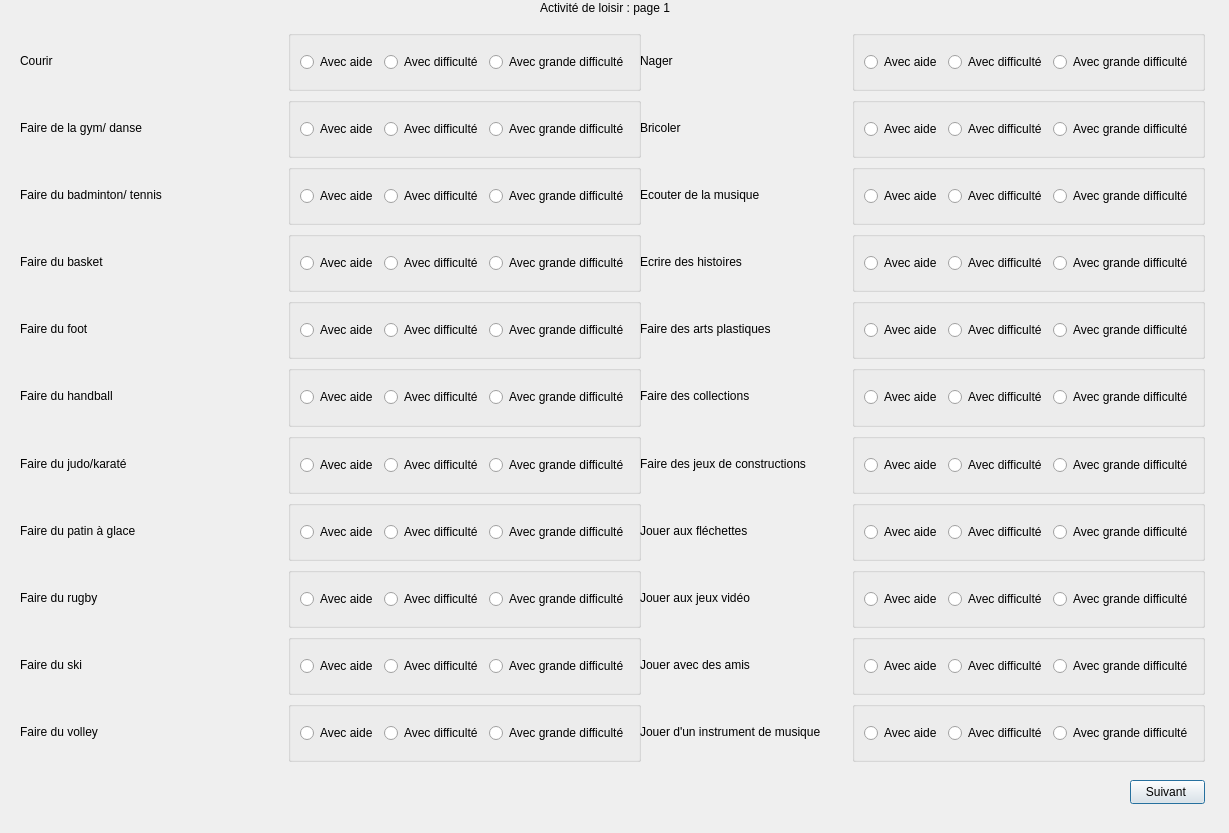
<?xml version="1.0" encoding="UTF-8"?>
<ui version="4.0">
 <class>Interface4_5</class>
 <widget class="QDialog" name="Interface4_5">
  <property name="geometry">
   <rect>
    <x>0</x>
    <y>0</y>
    <width>1229</width>
    <height>833</height>
   </rect>
  </property>
  <property name="windowTitle">
   <string>Dialog</string>
  </property>
  <widget class="QWidget" name="gridLayoutWidget_2">
   <property name="geometry">
    <rect>
     <x>20</x>
     <y>30</y>
     <width>621</width>
     <height>732</height>
    </rect>
   </property>
   <layout class="QGridLayout" name="gridLayout_2">
    <item row="7" column="0">
     <widget class="QLabel" name="labelFairePatinGlace">
      <property name="text">
       <string>Faire du patin à glace</string>
      </property>
     </widget>
    </item>
    <item row="10" column="0">
     <widget class="QLabel" name="labelFaireVolley">
      <property name="text">
       <string>Faire du volley</string>
      </property>
     </widget>
    </item>
    <item row="3" column="1">
     <widget class="QGroupBox" name="groupBox_57">
      <property name="title">
       <string/>
      </property>
      <layout class="QHBoxLayout" name="horizontalLayout_37">
       <item>
        <widget class="QRadioButton" name="radioButtonFaireBasketAide">
         <property name="text">
          <string>Avec aide</string>
         </property>
        </widget>
       </item>
       <item>
        <widget class="QRadioButton" name="radioButtonFaireBasketDifficulte">
         <property name="text">
          <string>Avec difficulté</string>
         </property>
        </widget>
       </item>
       <item>
        <widget class="QRadioButton" name="radioButtonFaireBasketGrandeDifficulte">
         <property name="text">
          <string>Avec grande difficulté</string>
         </property>
        </widget>
       </item>
      </layout>
     </widget>
    </item>
    <item row="6" column="1">
     <widget class="QGroupBox" name="groupBox_60">
      <property name="title">
       <string/>
      </property>
      <layout class="QHBoxLayout" name="horizontalLayout_40">
       <item>
        <widget class="QRadioButton" name="radioButtonFaireJudoKarateAide">
         <property name="text">
          <string>Avec aide</string>
         </property>
        </widget>
       </item>
       <item>
        <widget class="QRadioButton" name="radioButtonFaireJudoKarateDifficulte">
         <property name="text">
          <string>Avec difficulté</string>
         </property>
        </widget>
       </item>
       <item>
        <widget class="QRadioButton" name="radioButtonFaireJudoKarateGrandeDifficulte">
         <property name="text">
          <string>Avec grande difficulté</string>
         </property>
        </widget>
       </item>
      </layout>
     </widget>
    </item>
    <item row="3" column="0">
     <widget class="QLabel" name="labelFaireBasket">
      <property name="text">
       <string>Faire du basket</string>
      </property>
     </widget>
    </item>
    <item row="0" column="0">
     <widget class="QLabel" name="labelCourir">
      <property name="text">
       <string>Courir</string>
      </property>
     </widget>
    </item>
    <item row="5" column="1">
     <widget class="QGroupBox" name="groupBox_59">
      <property name="title">
       <string/>
      </property>
      <layout class="QHBoxLayout" name="horizontalLayout_39">
       <item>
        <widget class="QRadioButton" name="radioButtonFaireHandballAide">
         <property name="text">
          <string>Avec aide</string>
         </property>
        </widget>
       </item>
       <item>
        <widget class="QRadioButton" name="radioButtonFaireHandballDifficulte">
         <property name="text">
          <string>Avec difficulté</string>
         </property>
        </widget>
       </item>
       <item>
        <widget class="QRadioButton" name="radioButtonFaireHandballGrandeDifficulte">
         <property name="text">
          <string>Avec grande difficulté</string>
         </property>
        </widget>
       </item>
      </layout>
     </widget>
    </item>
    <item row="8" column="0">
     <widget class="QLabel" name="labelFaireRugby">
      <property name="text">
       <string>Faire du rugby </string>
      </property>
     </widget>
    </item>
    <item row="1" column="0">
     <widget class="QLabel" name="labelFaireGymDanse">
      <property name="text">
       <string>Faire de la gym/ danse</string>
      </property>
     </widget>
    </item>
    <item row="4" column="1">
     <widget class="QGroupBox" name="groupBox_58">
      <property name="title">
       <string/>
      </property>
      <layout class="QHBoxLayout" name="horizontalLayout_38">
       <item>
        <widget class="QRadioButton" name="radioButtonFaireFootAide">
         <property name="text">
          <string>Avec aide</string>
         </property>
        </widget>
       </item>
       <item>
        <widget class="QRadioButton" name="radioButtonFaireFootDifficulte">
         <property name="text">
          <string>Avec difficulté</string>
         </property>
        </widget>
       </item>
       <item>
        <widget class="QRadioButton" name="radioButtonFaireFootGrandeDifficulte">
         <property name="text">
          <string>Avec grande difficulté</string>
         </property>
        </widget>
       </item>
      </layout>
     </widget>
    </item>
    <item row="9" column="1">
     <widget class="QGroupBox" name="groupBox_63">
      <property name="title">
       <string/>
      </property>
      <layout class="QHBoxLayout" name="horizontalLayout_43">
       <item>
        <widget class="QRadioButton" name="radioButtonFaireSkiAide">
         <property name="text">
          <string>Avec aide</string>
         </property>
        </widget>
       </item>
       <item>
        <widget class="QRadioButton" name="radioButtonFaireSkiDifficulte">
         <property name="text">
          <string>Avec difficulté</string>
         </property>
        </widget>
       </item>
       <item>
        <widget class="QRadioButton" name="radioButtonFaireSkiGrandeDifficulte">
         <property name="text">
          <string>Avec grande difficulté</string>
         </property>
        </widget>
       </item>
      </layout>
     </widget>
    </item>
    <item row="6" column="0">
     <widget class="QLabel" name="labelFaireJudoKarate">
      <property name="text">
       <string>Faire du judo/karaté </string>
      </property>
     </widget>
    </item>
    <item row="8" column="1">
     <widget class="QGroupBox" name="groupBox_62">
      <property name="title">
       <string/>
      </property>
      <layout class="QHBoxLayout" name="horizontalLayout_42">
       <item>
        <widget class="QRadioButton" name="radioButtonFaireRugbyAide">
         <property name="text">
          <string>Avec aide</string>
         </property>
        </widget>
       </item>
       <item>
        <widget class="QRadioButton" name="radioButtonFaireRugbyDifficulte">
         <property name="text">
          <string>Avec difficulté</string>
         </property>
        </widget>
       </item>
       <item>
        <widget class="QRadioButton" name="radioButtonFaireRugbyGrandeDifficulte">
         <property name="text">
          <string>Avec grande difficulté</string>
         </property>
        </widget>
       </item>
      </layout>
     </widget>
    </item>
    <item row="7" column="1">
     <widget class="QGroupBox" name="groupBox_61">
      <property name="title">
       <string/>
      </property>
      <layout class="QHBoxLayout" name="horizontalLayout_41">
       <item>
        <widget class="QRadioButton" name="radioButtonFairePatinGlaceAide">
         <property name="text">
          <string>Avec aide</string>
         </property>
        </widget>
       </item>
       <item>
        <widget class="QRadioButton" name="radioButtonFairePatinGlaceDifficulte">
         <property name="text">
          <string>Avec difficulté</string>
         </property>
        </widget>
       </item>
       <item>
        <widget class="QRadioButton" name="radioButtonFairePatinGlaceGrandeDifficulte">
         <property name="text">
          <string>Avec grande difficulté</string>
         </property>
        </widget>
       </item>
      </layout>
     </widget>
    </item>
    <item row="5" column="0">
     <widget class="QLabel" name="labelFaireHandball">
      <property name="text">
       <string>Faire du handball</string>
      </property>
     </widget>
    </item>
    <item row="10" column="1">
     <widget class="QGroupBox" name="groupBox_64">
      <property name="title">
       <string/>
      </property>
      <layout class="QHBoxLayout" name="horizontalLayout_44">
       <item>
        <widget class="QRadioButton" name="radioButtonFaireVolleyAide">
         <property name="text">
          <string>Avec aide</string>
         </property>
        </widget>
       </item>
       <item>
        <widget class="QRadioButton" name="radioButtonFaireVolleyDifficulte">
         <property name="text">
          <string>Avec difficulté</string>
         </property>
        </widget>
       </item>
       <item>
        <widget class="QRadioButton" name="radioButtonFaireVolleyGrandeDifficulte">
         <property name="text">
          <string>Avec grande difficulté</string>
         </property>
        </widget>
       </item>
      </layout>
     </widget>
    </item>
    <item row="9" column="0">
     <widget class="QLabel" name="labelFaireSki">
      <property name="text">
       <string>Faire du ski </string>
      </property>
     </widget>
    </item>
    <item row="4" column="0">
     <widget class="QLabel" name="labelFaireFoot">
      <property name="text">
       <string>Faire du foot</string>
      </property>
     </widget>
    </item>
    <item row="0" column="1">
     <widget class="QGroupBox" name="groupBox_54">
      <property name="title">
       <string/>
      </property>
      <layout class="QHBoxLayout" name="horizontalLayout_34">
       <item>
        <widget class="QRadioButton" name="radioButtonCourirAide">
         <property name="text">
          <string>Avec aide</string>
         </property>
        </widget>
       </item>
       <item>
        <widget class="QRadioButton" name="radioButtonCourirDifficulte">
         <property name="text">
          <string>Avec difficulté</string>
         </property>
        </widget>
       </item>
       <item>
        <widget class="QRadioButton" name="radioButtonCourirGrandeDifficulte">
         <property name="text">
          <string>Avec grande difficulté</string>
         </property>
        </widget>
       </item>
      </layout>
     </widget>
    </item>
    <item row="1" column="1">
     <widget class="QGroupBox" name="groupBox_55">
      <property name="title">
       <string/>
      </property>
      <layout class="QHBoxLayout" name="horizontalLayout_35">
       <item>
        <widget class="QRadioButton" name="radioButtonFaireGymDanseAide">
         <property name="text">
          <string>Avec aide</string>
         </property>
        </widget>
       </item>
       <item>
        <widget class="QRadioButton" name="radioButtonFaireGymDanseDifficulte">
         <property name="text">
          <string>Avec difficulté</string>
         </property>
        </widget>
       </item>
       <item>
        <widget class="QRadioButton" name="radioButtonFaireGymDanseGrandeDifficulte">
         <property name="text">
          <string>Avec grande difficulté</string>
         </property>
        </widget>
       </item>
      </layout>
     </widget>
    </item>
    <item row="2" column="0">
     <widget class="QLabel" name="labelFaireBadmintonTennis">
      <property name="text">
       <string>Faire du badminton/ tennis</string>
      </property>
     </widget>
    </item>
    <item row="2" column="1">
     <widget class="QGroupBox" name="groupBox_56">
      <property name="title">
       <string/>
      </property>
      <layout class="QHBoxLayout" name="horizontalLayout_36">
       <item>
        <widget class="QRadioButton" name="radioButtonFaireBadmintonTennisAide">
         <property name="text">
          <string>Avec aide</string>
         </property>
        </widget>
       </item>
       <item>
        <widget class="QRadioButton" name="radioButtonFaireBadmintonTennisDifficulte">
         <property name="text">
          <string>Avec difficulté</string>
         </property>
        </widget>
       </item>
       <item>
        <widget class="QRadioButton" name="radioButtonFaireBadmintonTennisGrandeDifficulte">
         <property name="text">
          <string>Avec grande difficulté</string>
         </property>
        </widget>
       </item>
      </layout>
     </widget>
    </item>
   </layout>
  </widget>
  <widget class="QWidget" name="gridLayoutWidget">
   <property name="geometry">
    <rect>
     <x>640</x>
     <y>30</y>
     <width>565</width>
     <height>732</height>
    </rect>
   </property>
   <layout class="QGridLayout" name="gridLayout">
    <item row="8" column="0">
     <widget class="QLabel" name="labelJouerJeuxVideos">
      <property name="text">
       <string>Jouer aux jeux vidéo </string>
      </property>
     </widget>
    </item>
    <item row="3" column="1">
     <widget class="QGroupBox" name="groupBox_41">
      <property name="title">
       <string/>
      </property>
      <layout class="QHBoxLayout" name="horizontalLayout_21">
       <item>
        <widget class="QRadioButton" name="radioButtonEcrireHistoiresAide">
         <property name="text">
          <string>Avec aide</string>
         </property>
        </widget>
       </item>
       <item>
        <widget class="QRadioButton" name="radioButtonEcrireHistoiresDifficulte">
         <property name="text">
          <string>Avec difficulté</string>
         </property>
        </widget>
       </item>
       <item>
        <widget class="QRadioButton" name="radioButtonEcrireHistoiresGrandeDifficulte">
         <property name="text">
          <string>Avec grande difficulté</string>
         </property>
        </widget>
       </item>
      </layout>
     </widget>
    </item>
    <item row="9" column="0">
     <widget class="QLabel" name="labelJouerAvecAmis">
      <property name="text">
       <string>Jouer avec des amis </string>
      </property>
     </widget>
    </item>
    <item row="1" column="0">
     <widget class="QLabel" name="labelBricoler">
      <property name="text">
       <string>Bricoler </string>
      </property>
     </widget>
    </item>
    <item row="2" column="1">
     <widget class="QGroupBox" name="groupBox_40">
      <property name="title">
       <string/>
      </property>
      <layout class="QHBoxLayout" name="horizontalLayout_20">
       <item>
        <widget class="QRadioButton" name="radioButtonEcouterMusiqueAide">
         <property name="text">
          <string>Avec aide</string>
         </property>
        </widget>
       </item>
       <item>
        <widget class="QRadioButton" name="radioButtonEcouterMusiqueDifficulte">
         <property name="text">
          <string>Avec difficulté</string>
         </property>
        </widget>
       </item>
       <item>
        <widget class="QRadioButton" name="radioButtonEcouterMusiqueGrandeDifficulte">
         <property name="text">
          <string>Avec grande difficulté</string>
         </property>
        </widget>
       </item>
      </layout>
     </widget>
    </item>
    <item row="10" column="1">
     <widget class="QGroupBox" name="groupBox_48">
      <property name="title">
       <string/>
      </property>
      <layout class="QHBoxLayout" name="horizontalLayout_28">
       <item>
        <widget class="QRadioButton" name="radioButtonJouerInstrumentMusiqueAide">
         <property name="text">
          <string>Avec aide</string>
         </property>
        </widget>
       </item>
       <item>
        <widget class="QRadioButton" name="radioButtonJouerInstrumentMusiqueDifficulte">
         <property name="text">
          <string>Avec difficulté</string>
         </property>
        </widget>
       </item>
       <item>
        <widget class="QRadioButton" name="radioButtonJouerInstrumentMusiqueGrandeDifficulte">
         <property name="text">
          <string>Avec grande difficulté</string>
         </property>
        </widget>
       </item>
      </layout>
     </widget>
    </item>
    <item row="6" column="1">
     <widget class="QGroupBox" name="groupBox_44">
      <property name="title">
       <string/>
      </property>
      <layout class="QHBoxLayout" name="horizontalLayout_24">
       <item>
        <widget class="QRadioButton" name="radioButtonFaireJeuxConstructionAide">
         <property name="text">
          <string>Avec aide</string>
         </property>
        </widget>
       </item>
       <item>
        <widget class="QRadioButton" name="radioButtonFaireJeuxConstructionDifficulte">
         <property name="text">
          <string>Avec difficulté</string>
         </property>
        </widget>
       </item>
       <item>
        <widget class="QRadioButton" name="radioButtonFaireJeuxConstructionGrandeDifficulte">
         <property name="text">
          <string>Avec grande difficulté</string>
         </property>
        </widget>
       </item>
      </layout>
     </widget>
    </item>
    <item row="8" column="1">
     <widget class="QGroupBox" name="groupBox_46">
      <property name="title">
       <string/>
      </property>
      <layout class="QHBoxLayout" name="horizontalLayout_26">
       <item>
        <widget class="QRadioButton" name="radioButtonJouerJeuxVideosAide">
         <property name="text">
          <string>Avec aide</string>
         </property>
        </widget>
       </item>
       <item>
        <widget class="QRadioButton" name="radioButtonJouerJeuxVideosDifficulte">
         <property name="text">
          <string>Avec difficulté</string>
         </property>
        </widget>
       </item>
       <item>
        <widget class="QRadioButton" name="radioButtonJouerJeuxVideosGrandeDifficulte">
         <property name="text">
          <string>Avec grande difficulté</string>
         </property>
        </widget>
       </item>
      </layout>
     </widget>
    </item>
    <item row="0" column="1">
     <widget class="QGroupBox" name="groupBox_38">
      <property name="title">
       <string/>
      </property>
      <layout class="QHBoxLayout" name="horizontalLayout_18">
       <item>
        <widget class="QRadioButton" name="radioButtonNagerAide">
         <property name="text">
          <string>Avec aide</string>
         </property>
        </widget>
       </item>
       <item>
        <widget class="QRadioButton" name="radioButtonNagerDifficulte">
         <property name="text">
          <string>Avec difficulté</string>
         </property>
        </widget>
       </item>
       <item>
        <widget class="QRadioButton" name="radioButtonNagerGrandeDifficulte">
         <property name="text">
          <string>Avec grande difficulté</string>
         </property>
        </widget>
       </item>
      </layout>
     </widget>
    </item>
    <item row="6" column="0">
     <widget class="QLabel" name="labelFaireJeuxConstruction">
      <property name="text">
       <string>Faire des jeux de constructions </string>
      </property>
     </widget>
    </item>
    <item row="4" column="1">
     <widget class="QGroupBox" name="groupBox_42">
      <property name="title">
       <string/>
      </property>
      <layout class="QHBoxLayout" name="horizontalLayout_22">
       <item>
        <widget class="QRadioButton" name="radioButtonFaireArtsPlastiquesAide">
         <property name="text">
          <string>Avec aide</string>
         </property>
        </widget>
       </item>
       <item>
        <widget class="QRadioButton" name="radioButtonFaireArtsPlastiquesDifficulte">
         <property name="text">
          <string>Avec difficulté</string>
         </property>
        </widget>
       </item>
       <item>
        <widget class="QRadioButton" name="radioButtonFaireArtsPlastiquesGrandeDifficulte">
         <property name="text">
          <string>Avec grande difficulté</string>
         </property>
        </widget>
       </item>
      </layout>
     </widget>
    </item>
    <item row="5" column="1">
     <widget class="QGroupBox" name="groupBox_43">
      <property name="title">
       <string/>
      </property>
      <layout class="QHBoxLayout" name="horizontalLayout_23">
       <item>
        <widget class="QRadioButton" name="radioButtonFaireCollectionsAide">
         <property name="text">
          <string>Avec aide</string>
         </property>
        </widget>
       </item>
       <item>
        <widget class="QRadioButton" name="radioButtonFaireCollectionsDifficulte">
         <property name="text">
          <string>Avec difficulté</string>
         </property>
        </widget>
       </item>
       <item>
        <widget class="QRadioButton" name="radioButtonFaireCollectionsGrandeDifficulte">
         <property name="text">
          <string>Avec grande difficulté</string>
         </property>
        </widget>
       </item>
      </layout>
     </widget>
    </item>
    <item row="4" column="0">
     <widget class="QLabel" name="labelFaireArtsPlastiques">
      <property name="text">
       <string>Faire des arts plastiques</string>
      </property>
     </widget>
    </item>
    <item row="7" column="1">
     <widget class="QGroupBox" name="groupBox_45">
      <property name="title">
       <string/>
      </property>
      <layout class="QHBoxLayout" name="horizontalLayout_25">
       <item>
        <widget class="QRadioButton" name="radioButtonJouerFlechettesAide">
         <property name="text">
          <string>Avec aide</string>
         </property>
        </widget>
       </item>
       <item>
        <widget class="QRadioButton" name="radioButtonJouerFlechettesDifficulte">
         <property name="text">
          <string>Avec difficulté</string>
         </property>
        </widget>
       </item>
       <item>
        <widget class="QRadioButton" name="radioButtonJouerFlechettesGrandeDifficulte">
         <property name="text">
          <string>Avec grande difficulté</string>
         </property>
        </widget>
       </item>
      </layout>
     </widget>
    </item>
    <item row="9" column="1">
     <widget class="QGroupBox" name="groupBox_47">
      <property name="title">
       <string/>
      </property>
      <layout class="QHBoxLayout" name="horizontalLayout_27">
       <item>
        <widget class="QRadioButton" name="radioButtonJouerAvecAmisAide">
         <property name="text">
          <string>Avec aide</string>
         </property>
        </widget>
       </item>
       <item>
        <widget class="QRadioButton" name="radioButtonJouerAvecAmisDifficulte">
         <property name="text">
          <string>Avec difficulté</string>
         </property>
        </widget>
       </item>
       <item>
        <widget class="QRadioButton" name="radioButtonJouerAvecAmisGrandeDifficulte">
         <property name="text">
          <string>Avec grande difficulté</string>
         </property>
        </widget>
       </item>
      </layout>
     </widget>
    </item>
    <item row="3" column="0">
     <widget class="QLabel" name="labelEcrireHistoires">
      <property name="text">
       <string>Ecrire des histoires</string>
      </property>
     </widget>
    </item>
    <item row="5" column="0">
     <widget class="QLabel" name="labelFaireCollections">
      <property name="text">
       <string>Faire des collections</string>
      </property>
     </widget>
    </item>
    <item row="0" column="0">
     <widget class="QLabel" name="labelNager">
      <property name="text">
       <string>Nager</string>
      </property>
     </widget>
    </item>
    <item row="2" column="0">
     <widget class="QLabel" name="labelEcouterMusique">
      <property name="text">
       <string>Ecouter de la musique </string>
      </property>
     </widget>
    </item>
    <item row="10" column="0">
     <widget class="QLabel" name="labelJouerInstrumentMusique">
      <property name="text">
       <string>Jouer d'un instrument de musique</string>
      </property>
     </widget>
    </item>
    <item row="7" column="0">
     <widget class="QLabel" name="labelJouerFlechettes">
      <property name="text">
       <string>Jouer aux fléchettes</string>
      </property>
     </widget>
    </item>
    <item row="1" column="1">
     <widget class="QGroupBox" name="groupBox_39">
      <property name="title">
       <string/>
      </property>
      <layout class="QHBoxLayout" name="horizontalLayout_19">
       <item>
        <widget class="QRadioButton" name="radioButtonBricolerAide">
         <property name="text">
          <string>Avec aide</string>
         </property>
        </widget>
       </item>
       <item>
        <widget class="QRadioButton" name="radioButtonBricolerDifficulte">
         <property name="text">
          <string>Avec difficulté</string>
         </property>
        </widget>
       </item>
       <item>
        <widget class="QRadioButton" name="radioButtonBricolerGrandeDifficulte">
         <property name="text">
          <string>Avec grande difficulté</string>
         </property>
        </widget>
       </item>
      </layout>
     </widget>
    </item>
   </layout>
  </widget>
  <widget class="QLabel" name="labelTitre">
   <property name="geometry">
    <rect>
     <x>540</x>
     <y>0</y>
     <width>221</width>
     <height>16</height>
    </rect>
   </property>
   <property name="text">
    <string>Activité de loisir : page 1</string>
   </property>
  </widget>
  <widget class="QPushButton" name="pushButtonSuivant">
   <property name="geometry">
    <rect>
     <x>1130</x>
     <y>780</y>
     <width>75</width>
     <height>24</height>
    </rect>
   </property>
   <property name="text">
    <string>Suivant </string>
   </property>
  </widget>
 </widget>
 <resources/>
 <connections/>
</ui>
